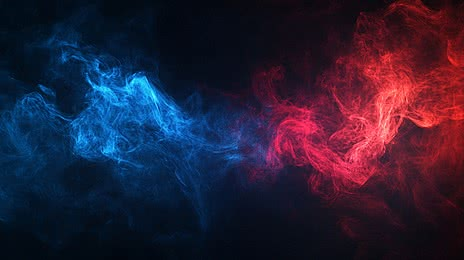
#> input picture assets/bg1.jpg, 464 x 260 px
$ python -i utils.py   (imports and definitions only)
#> lines starting #> are read from the running program, lines starting #| are printed output that depends on the picture; after the words box and inside, x2 and y2 are one past the last pixel; in counts of white or black regions, pixels touching at a corner belong together
#> further down, picture is the input picture: shape (260, 464, 3); mean B, G, R 54.8, 30.8, 41
import cv2
import numpy as np

def get_green_mask(hsv_frame):
    """
    Detect green color in HSV frame and return mask
    """
    lower_green = np.array([35, 40, 40])
    upper_green = np.array([85, 255, 255])

    mask = cv2.inRange(hsv_frame, lower_green, upper_green)
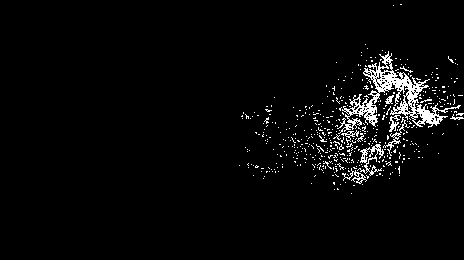
#> mask: shape (260, 464); 3.5% white in thin lines or dots, all inside (x1, y1, x2, y2) = (239, 4, 464, 194)

    # Remove noise
    mask = cv2.morphologyEx(mask, cv2.MORPH_OPEN, None)
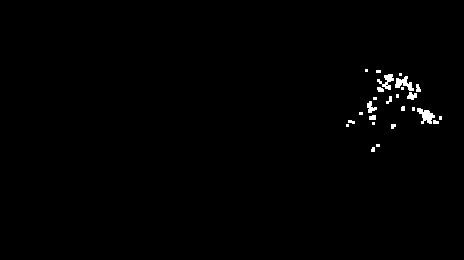
#> mask: shape (260, 464); 0.74% white; 26 white regions (14 under 20 px), largest, box (x1, y1, x2, y2) and area: (417, 108, 435, 124) 155, (395, 76, 414, 91) 141, (377, 74, 394, 90) 120
    mask = cv2.morphologyEx(mask, cv2.MORPH_DILATE, None)
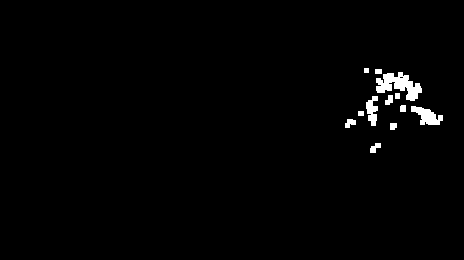
#> mask: shape (260, 464); 1.4% white; 12 white regions, largest, box (x1, y1, x2, y2) and area: (376, 72, 422, 101) 690, (411, 106, 443, 125) 338, (366, 96, 378, 126) 231

    return mask

>>> import cv2
>>> picture = cv2.imread('../assets/bg1.jpg')
>>> result = get_green_mask(picture)

$ run again, on assets/bg2.jpg
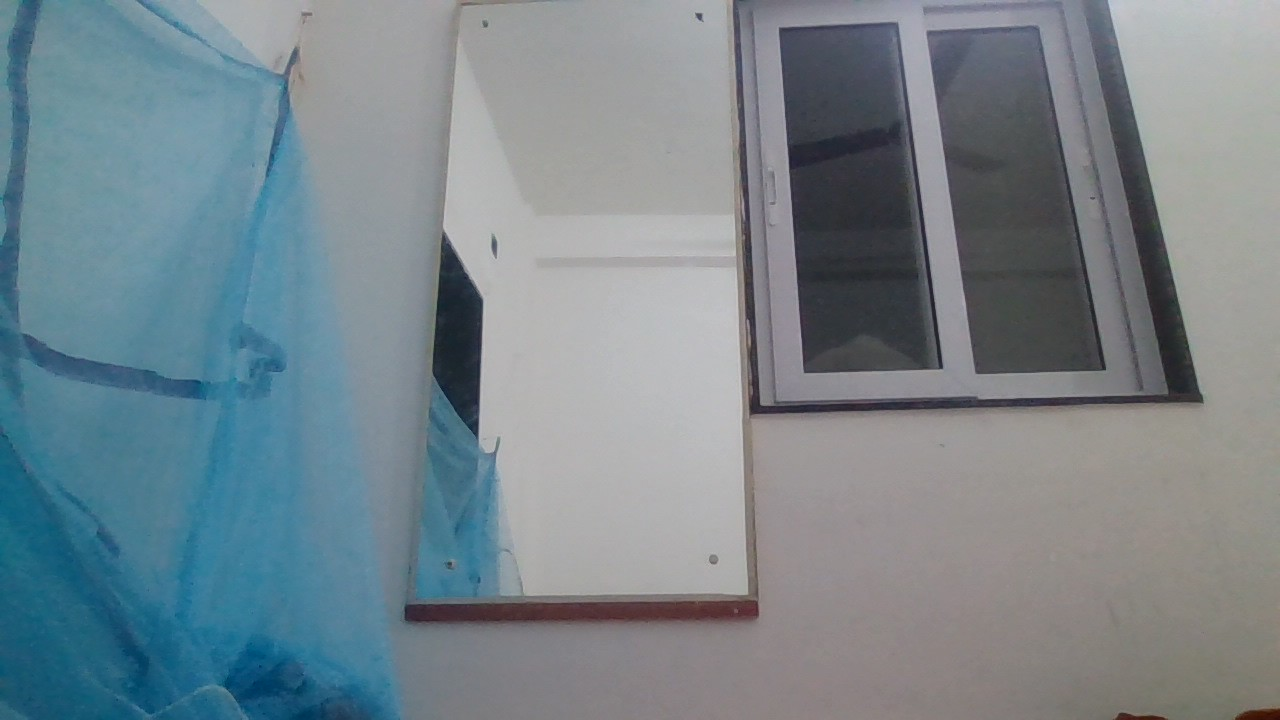
#> input picture assets/bg2.jpg, 1280 x 720 px
#> picture is the input picture: shape (720, 1280, 3); mean B, G, R 140.1, 133.2, 119.5
#> in get_green_mask, `mask = cv2.inRange(hsv_frame, lower_green, upper_green)`:
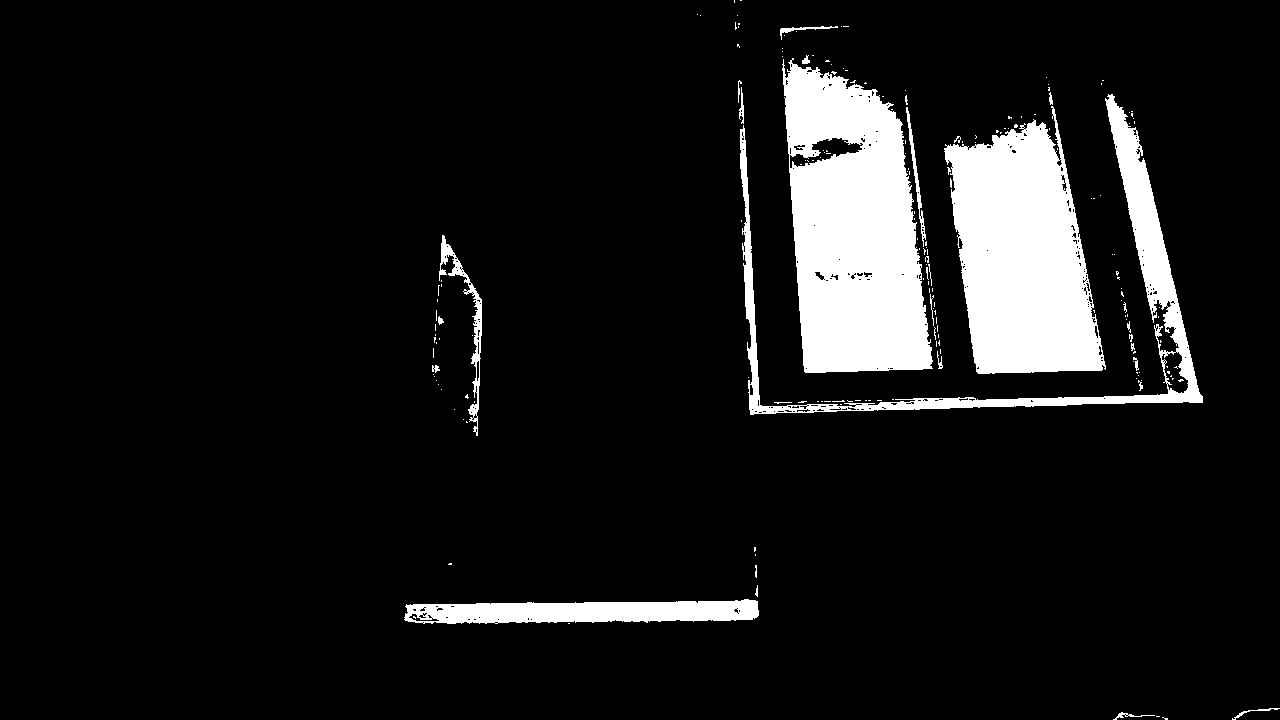
#> mask: shape (720, 1280); 9.2% white; 194 white regions (167 under 20 px), largest, box (x1, y1, x2, y2) and area: (782, 58, 933, 373) 33855, (944, 106, 1106, 374) 28746, (740, 94, 1203, 415) 12357
#> in get_green_mask, `mask = cv2.morphologyEx(mask, cv2.MORPH_DILATE, None)`:
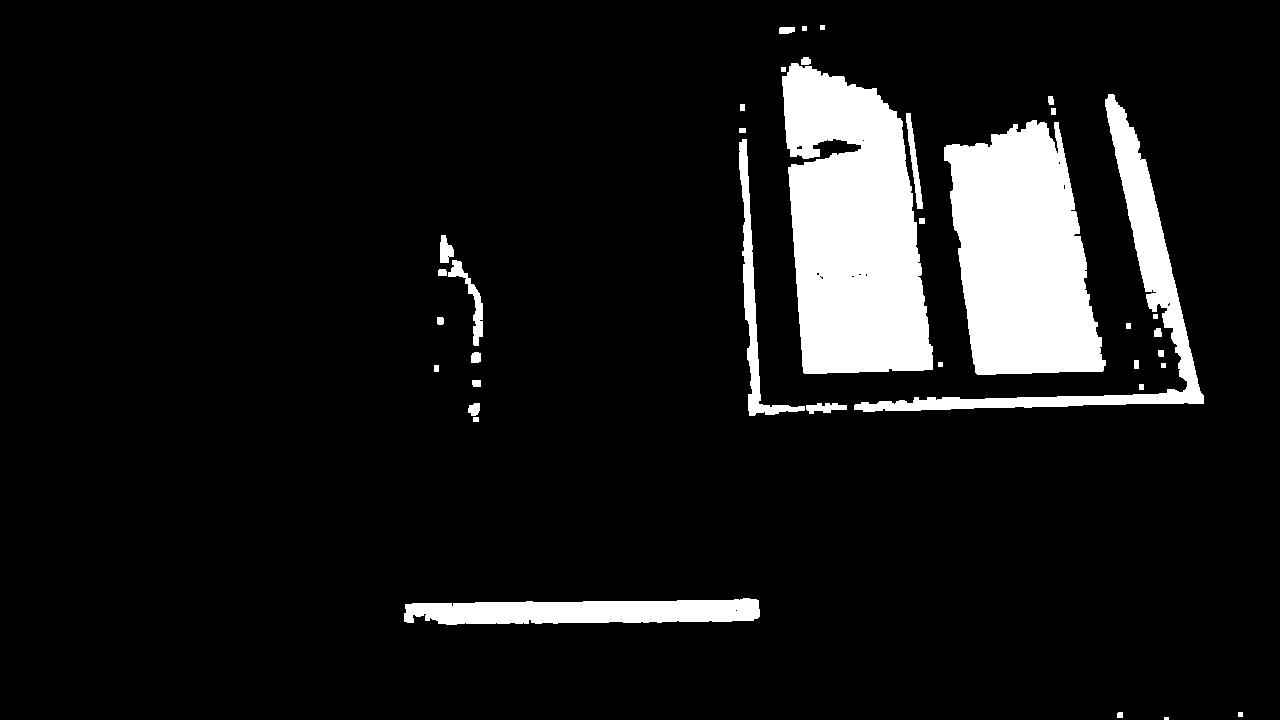
#> mask: shape (720, 1280); 9.6% white; 37 white regions (1 under 20 px), largest, box (x1, y1, x2, y2) and area: (782, 63, 933, 374) 34959, (944, 120, 1106, 375) 29564, (854, 94, 1204, 412) 10840
